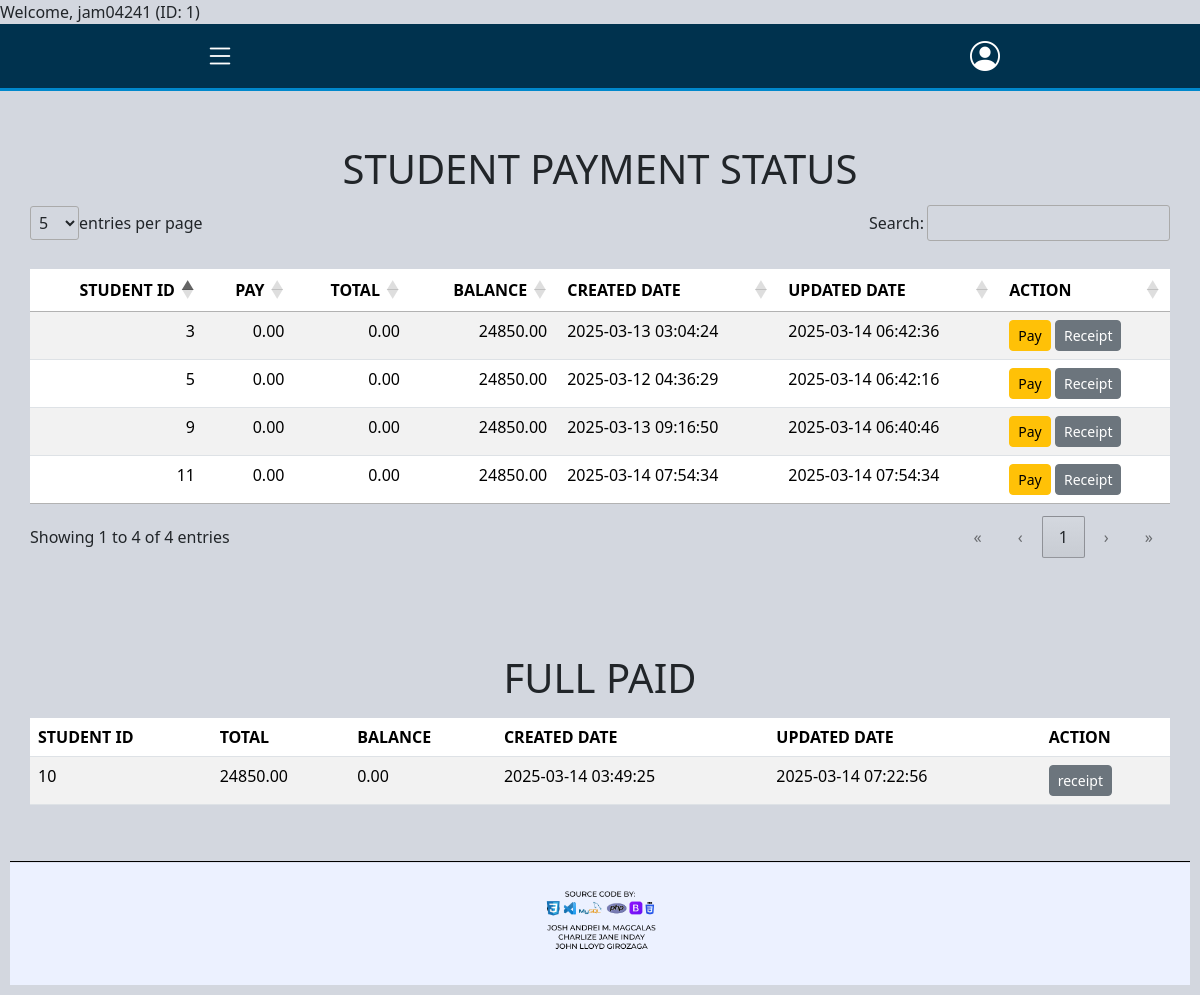
Page /website/payment-information.php (signed in) on the committed database.
### tables this page shows
CREATE TABLE `tbl_payment` (
  `payment_no` int(11) NOT NULL,
  `student_id` int(11) DEFAULT NULL,
  `pay` decimal(10,2) DEFAULT 0.00,
  `total` decimal(10,2) DEFAULT 0.00,
  `balance` decimal(10,2) DEFAULT 24850.00,
  `payment_method` enum('Cash','Gcash','Bank Transfer','Others') NOT NULL,
  `created_by` int(11) NOT NULL,
  `date_created` timestamp NOT NULL DEFAULT current_timestamp(),
  `updated_by` int(11) NOT NULL,
  `date_updated` timestamp NULL DEFAULT current_timestamp(),
  `status` tinyint(1) NOT NULL
);

### website/payment-information.php (the view, shortened to what this page needs)
<?php
include "../Layouts/navbar.php";
include "../database/dbconnect.php";
try {
    $payment_status = [];
    $full_pay_status = [];
    $queries = [
        "SELECT student_id, pay, total, balance, date_created, date_updated FROM tbl_payment WHERE balance > 0.00;",
        "SELECT student_id, total, balance, date_created, date_updated FROM tbl_payment WHERE balance = 0.00;",
    ];
    foreach ($queries as $index => $query) {
        if ($conn->multi_query($query)) {
            do {
                if ($result = $conn->store_result()) {
                    while ($row = $result->fetch_assoc()) {
                        if ($index == 0) {
                            $payment_status[] = $row;
                        } elseif ($index == 1) {
                            $full_pay_status[] = $row;
                        }
                    }
                }
            } while ($conn->next_result());
        } else {
            throw new Exception("Query Failed: " . $conn->error);
        }
    }
} catch (Exception $e) {
    echo "Error: " . $e->getMessage();
}
?>
<!DOCTYPE html>
<html lang="en">
<head>
    <link rel="stylesheet" href="/bootstrap/css/bootstrap.css">
    <link rel="stylesheet" href="/DataTables/datatables.min.css">
    <link href="https://cdn.jsdelivr.net/npm/bootstrap@5.3.2/dist/css/bootstrap.min.css" rel="stylesheet">
    <link href="https://cdn.jsdelivr.net/npm/bootstrap-icons/font/bootstrap-icons.css" rel="stylesheet">
    <link rel="stylesheet" href="https://cdnjs.cloudflare.com/ajax/libs/font-awesome/6.7.2/css/all.min.css">
    <link rel="stylesheet" href="../DataTables/datatables.css">
    <link rel="stylesheet" href="https://cdn.datatables.net/1.13.6/css/jquery.dataTables.min.css">
</head>
<body>
        <div class="container mt-4">
            <h1 class="text-center">STUDENT PAYMENT STATUS</h1>
            <table id="student-payment-status" class="table table-striped mt-3">
                    <thead>
                        <tr>
                            <th>STUDENT ID</th>
                            <th>PAY</th>
                            <th>TOTAL</th>
                            <th>BALANCE</th>
                            <th>CREATED DATE</th>
                            <th>UPDATED DATE</th>
                            <th>ACTION</th>
                        </tr>
                    </thead>
                    <tbody>
                    <?php if (!empty($payment_status)): ?>
                <?php foreach ($payment_status as $row): ?>
                    <tr>
                        <td> <?=$row['student_id']?> </td>
                        <td> <?=$row['pay']?> </td>
                        <td> <?=$row['total']?> </td>
                        <td> <?=$row['balance']?> </td>
                        <td> <?=$row['date_created']?> </td>
                        <td> <?=$row['date_updated']?> </td>
                        <td>
                            <a class="btn btn-warning btn-sm edit-btn" href="payment-form.php?student_id=<?= htmlspecialchars($row['student_id']); ?>">
                                Pay
                            </a>
                            <a class="btn btn-secondary btn-sm form1-btn" href="../print/form1.php">
                                Receipt
                            </a>
                        </td>
                    </tr>
                <?php endforeach; ?>
            <?php else: ?>
                <tr>
                    <td colspan="7" class="text-center">No students available</td>
                </tr>
            <?php endif; ?>
        </tbody>
    </table>
</div>
<div class="container mt-4">
    <h1 class="text-center">FULL PAID</h1>
    <table id="student-payment-status" class="table table-striped mt-3">
        <thead>
            <tr>
                <th>STUDENT ID</th>
                <th>TOTAL</th>
                <th>BALANCE</th>
                <th>CREATED DATE</th>
                <th>UPDATED DATE</th>
                <th>ACTION</th>
            </tr>
        </thead>
        <tbody>
        <?php if (!empty($full_pay_status)): ?>
            <?php foreach ($full_pay_status as $row): ?>
                <tr>
                            <td> <?=$row['student_id']?> </td>
                            <td> <?=$row['total']?> </td>
                            <td> <?=$row['balance']?> </td>
                            <td> <?=$row['date_created']?> </td>
                            <td> <?=$row['date_updated']?> </td>
                            <td>
                                <a class="btn btn-secondary btn-sm form1-btn" href="../print/form1.php">
                                    receipt
                                </a>
                            </td>
                        </tr>
                        <?php endforeach; ?>
                <?php else: ?>
                    <tr>
                        <td colspan="7" class="text-center">No students available</td>
                    </tr>
                <?php endif; ?>
        </tbody>
    </table>
</div>
    <div class="footer">
        <img src="../images/FOOTER.png" alt="Footer" class="footer-img">
    </div>
</body>
</html>

### DataTables/datatables.css (style rules this page uses)
:root { --dt-row-selected: 13, 110, 253; --dt-row-selected-text: 255, 255, 255; --dt-row-selected-link: 9, 10, 11; --dt-row-stripe: 0, 0, 0; --dt-row-hover: 0, 0, 0; --dt-column-ordering: 0, 0, 0; --dt-html-background: white; }
table.dataTable thead > tr > th.dt-orderable-asc, table.dataTable thead > tr > th.dt-orderable-desc, table.dataTable thead > tr > th.dt-ordering-asc, table.dataTable thead > tr > th.dt-ordering-desc, table.dataTable thead > tr > td.dt-orderable-asc, table.dataTable thead > tr > td.dt-orderable-desc, table.dataTable thead > tr > td.dt-ordering-asc, table.dataTable thead > tr > td.dt-ordering-desc { position: relative; padding-right: 30px; }
table.dataTable thead > tr > th.dt-orderable-asc, table.dataTable thead > tr > th.dt-orderable-desc, table.dataTable thead > tr > td.dt-orderable-asc, table.dataTable thead > tr > td.dt-orderable-desc { cursor: pointer; }
table.dataTable th, table.dataTable td { box-sizing: border-box; }
table.dataTable th.dt-type-numeric, table.dataTable th.dt-type-date, table.dataTable td.dt-type-numeric, table.dataTable td.dt-type-date { text-align: right; }
table.dataTable thead th, table.dataTable thead td, table.dataTable tfoot th, table.dataTable tfoot td { text-align: left; }
:root { --dt-row-hover-alpha: 0.035; --dt-row-stripe-alpha: 0.023; --dt-column-ordering-alpha: 0.019; --dt-row-selected-stripe-alpha: 0.923; --dt-row-selected-column-ordering-alpha: 0.919; }
table.dataTable { width: 100%; margin: 0 auto; border-spacing: 0; }
table.dataTable thead th, table.dataTable tfoot th { font-weight: bold; }
table.dataTable > thead > tr > th, table.dataTable > thead > tr > td { padding: 10px; border-bottom: 1px solid rgba(0, 0, 0, 0.3); }
table.dataTable > tbody > tr { background-color: transparent; }
table.dataTable > tbody > tr:first-child > * { border-top: none; }
table.dataTable > tbody > tr:last-child > * { border-bottom: none; }
table.dataTable > tbody > tr > th, table.dataTable > tbody > tr > td { padding: 8px 10px; }
div.dt-container div.dt-layout-full > *:only-child { margin-left: auto; margin-right: auto; }
div.dt-container.dt-empty-footer tbody > tr:last-child > * { border-bottom: 1px solid rgba(0, 0, 0, 0.3); }

### Layouts/navbar.php (style rules this page uses)
body { background-color: #d3d7df; margin: 0; padding: 0; }

### website/payment-information.php (style rules this page uses)
body { background-color: #d3d7df; margin: 0; padding: 0; }
.container { max-width: 1300px; margin: auto; padding: 30px; }
.footer { text-align: center; padding: 10px; color: white; position: relative; width: 100%; }
.footer-img { max-width: 100%; height: auto; }

### rows in the picture
tbl_payment: student "3", pay "0.00", total "0.00", balance "24850.00", date_created "2025-03-13 03:04:24", date_updated "2025-03-14 06:42:36"
tbl_payment: student "5", pay "0.00", total "0.00", balance "24850.00", date_created "2025-03-12 04:36:29", date_updated "2025-03-14 06:42:16"
tbl_payment: student "9", pay "0.00", total "0.00", balance "24850.00", date_created "2025-03-13 09:16:50", date_updated "2025-03-14 06:40:46"
tbl_payment: student "11", pay "0.00", total "0.00", balance "24850.00", date_created "2025-03-14 07:54:34", date_updated "2025-03-14 07:54:34"
tbl_payment: student "10", total "24850.00", balance "0.00", date_created "2025-03-14 03:49:25", date_updated "2025-03-14 07:22:56"

### other values in the picture
$_SESSION["username"] "jam04241"
$_SESSION["employee_id"] "1"
